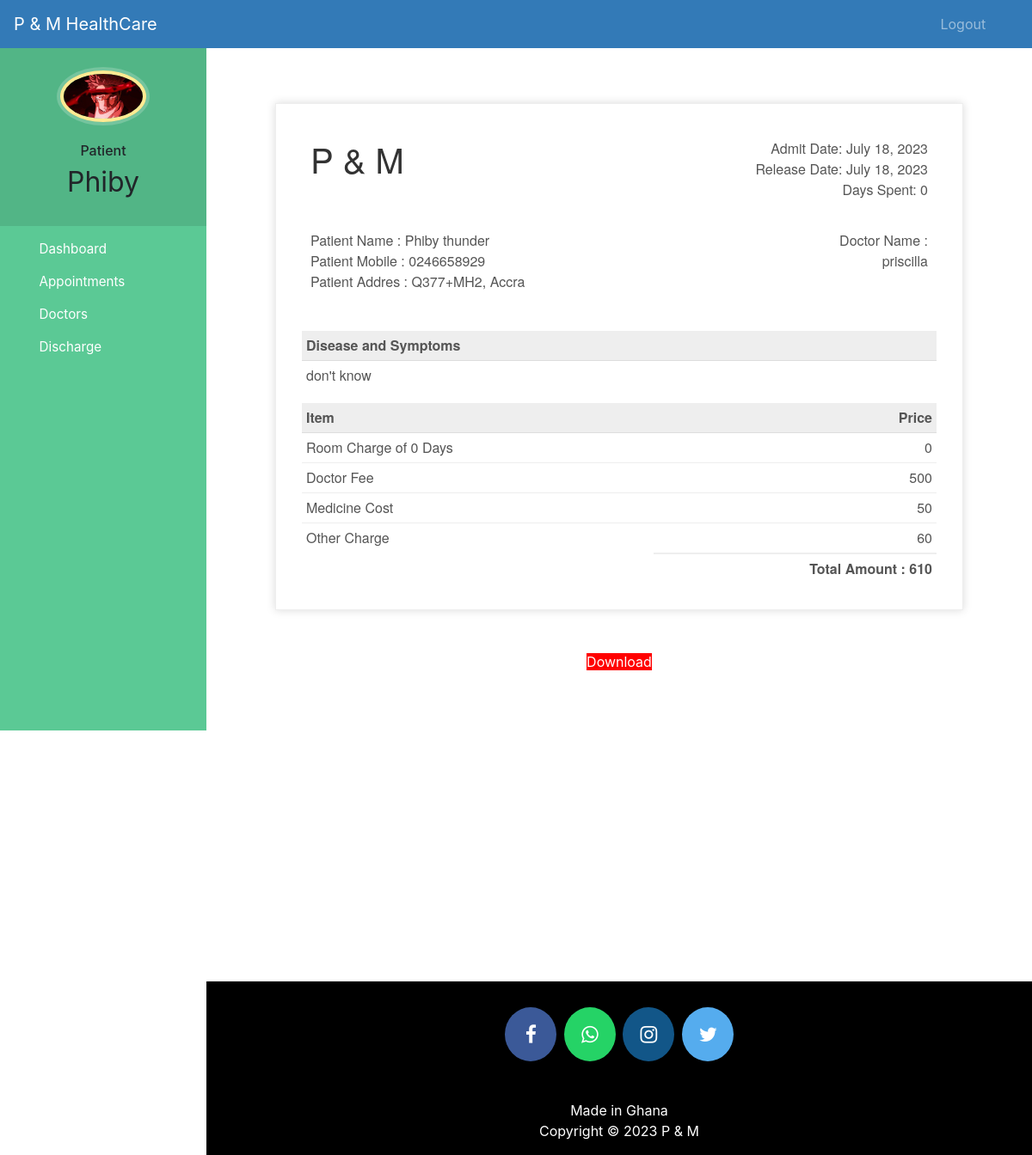
/patient-discharge (signed in), run on the app's committed database.
### hospital/models.py (models this page shows, shortened)
class Patient(models.Model):
    user=models.OneToOneField(User,on_delete=models.CASCADE)
    profile_pic= models.ImageField(upload_to='profile_pic/PatientProfilePic/',null=True,blank=True)
    address = models.CharField(max_length=40)
    mobile = models.CharField(max_length=20,null=False)
    symptoms = models.CharField(max_length=100,null=False)
    assignedDoctorId = models.PositiveIntegerField(null=True)
    admitDate=models.DateField(auto_now=True)
    status=models.BooleanField(default=False)
    @property
    def get_name(self):
        return self.user.first_name+" "+self.user.last_name
    def __str__(self):
        return self.user.first_name+" ("+self.symptoms+")"

class PatientDischargeDetails(models.Model):
    patientId=models.PositiveIntegerField(null=True)
    patientName=models.CharField(max_length=40)
    assignedDoctorName=models.CharField(max_length=40)
    address = models.CharField(max_length=40)
    mobile = models.CharField(max_length=20,null=True)
    symptoms = models.CharField(max_length=100,null=True)
    admitDate=models.DateField(null=False)
    releaseDate=models.DateField(null=False)
    daySpent=models.PositiveIntegerField(null=False)
    roomCharge=models.PositiveIntegerField(null=False)
    medicineCost=models.PositiveIntegerField(null=False)
    doctorFee=models.PositiveIntegerField(null=False)
    OtherCharge=models.PositiveIntegerField(null=False)
    total=models.PositiveIntegerField(null=False)

### hospital/views.py (the view)
# urls.py: path('patient-discharge', views.patient_discharge_view,name='patient-discharge'),
@login_required(login_url='patientlogin')
@user_passes_test(is_patient)
def patient_discharge_view(request):
    patient=models.Patient.objects.get(user_id=request.user.id) #for profile picture of patient in sidebar
    dischargeDetails=models.PatientDischargeDetails.objects.all().filter(patientId=patient.id).order_by('-id')[:1]
    patientDict=None
    if dischargeDetails:
        patientDict ={
        'is_discharged':True,
        'patient':patient,
        'patientId':patient.id,
        'patientName':patient.get_name,
        'assignedDoctorName':dischargeDetails[0].assignedDoctorName,
        'address':patient.address,
        'mobile':patient.mobile,
        'symptoms':patient.symptoms,
        'admitDate':patient.admitDate,
        'releaseDate':dischargeDetails[0].releaseDate,
        'daySpent':dischargeDetails[0].daySpent,
        'medicineCost':dischargeDetails[0].medicineCost,
        'roomCharge':dischargeDetails[0].roomCharge,
        'doctorFee':dischargeDetails[0].doctorFee,
        'OtherCharge':dischargeDetails[0].OtherCharge,
        'total':dischargeDetails[0].total,
        }
        print(patientDict)
    else:
        patientDict={
            'is_discharged':False,
            'patient':patient,
            'patientId':request.user.id,
        }
    return render(request,'hospital/patient_discharge.html',context=patientDict)

### hospital/views.py (called while the page is built)
def is_patient(user):
    return user.groups.filter(name='PATIENT').exists()

### templates/hospital/patient_discharge.html (shortened to what this page needs)
{% extends 'hospital/patient_base.html' %}
{% load static %}
{% block content %}
<head>
</head>
<br><br><br>
{%if is_discharged%}
<div class="invoice-box">
  <table cellpadding="0" cellspacing="0">
    <tr class="top">
      <td colspan="2">
        <table>
          <tr>
            <td class="title">
              <h1>P & M</h1>
            </td>
            <td>
              Admit Date: {{admitDate}}<br>
              Release Date: {{releaseDate}}<br>
              Days Spent: {{daySpent}}
            </td>
          </tr>
        </table>
      </td>
    </tr>
    <tr class="information">
      <td colspan="2">
        <table>
          <tr>
            <td>
              Patient Name : {{patientName}}<br>
              Patient Mobile : {{mobile}}<br>
              Patient Addres : {{address}}<br>
            </td>
            <td>
              Doctor Name :<br>
              {{assignedDoctorName}}<br>
            </td>
          </tr>
        </table>
      </td>
    </tr>
    <tr class="heading">
      <td>
        Disease and Symptoms
      </td>
      <td>
      </td>
    </tr>
    <tr class="details">
      <td>
        {{symptoms}}
      </td>
    </tr>
    <tr class="heading">
      <td>
        Item
      </td>
      <td>
        Price
      </td>
    </tr>
    <tr class="item">
      <td>
        Room Charge of {{daySpent}} Days
      </td>
      <td>
        {{roomCharge}}
      </td>
    </tr>
    <tr class="item">
      <td>
        Doctor Fee
      </td>
      <td>
        {{doctorFee}}
      </td>
    </tr>
    <tr class="item">
      <td>
        Medicine Cost
      </td>
      <td>
        {{medicineCost}}
      </td>
    </tr>
    <tr class="item last">
      <td>
        Other Charge
      </td>
      <td>
        {{OtherCharge}}
      </td>
    </tr>
    <tr class="total">
      <td></td>
      <td>
        Total Amount : {{total}}
      </td>
    </tr>
  </table>
</div>
<br><br>
<div class="download">
  <a style="background:red; width:500px;" href="{% url 'download-pdf' patientId  %}">Download</a>
</div>
{%else%}
<h5 style="text-align:center;">You Are Not Discharged By Hospital !</h5>
<h5 style="text-align:center;">Your Treatment Is Going On !</h5><br><br>
<h6 style="text-align:center;">When Discahrged. You Can Download Bill.</h6>
{%endif%}
<br><br><br><br><br><br><br><br>
{% endblock content %}

### templates/hospital/patient_base.html (shortened to what this page needs)
<!DOCTYPE html>
{% load static %}
<html lang="en">
<head>
  <link rel="stylesheet" href="https://stackpath.bootstrapcdn.com/bootstrap/4.3.1/css/bootstrap.min.css">
  <link rel="stylesheet" href="https://maxcdn.bootstrapcdn.com/font-awesome/4.7.0/css/font-awesome.min.css">
</head>
<body>
  <nav class="menu" tabindex="0">
    <header class="avatar">
      <img src="{% static patient.profile_pic.url %}" alt="Profile Pic" />
      <br><br>
      <h6>Patient</h6>
      <h2>{{request.user.first_name}}</h2>
    </header>
    <ul>
      <li tabindex="0" class="icon-dashboard"> <a style="color:white; text-decoration:none;" href="/patient-dashboard"><span>Dashboard</span></a> </li>
      <li tabindex="0" class="icon-calendar"> <a style="color:white; text-decoration:none;" href="/patient-appointment"><span>Appointments</span></a></li>
      <li tabindex="0" class="icon-users"> <a style="color:white; text-decoration:none;" href="/patient-view-doctor"><span>Doctors</span></a></li>
      <li tabindex="0" class="icon-users"> <a style="color:white; text-decoration:none;" href="/patient-discharge"><span>Discharge</span></a></li>
    </ul>
  </nav>
  <main>
    <div class="bs-example">
      <nav class="navbar navbar-expand-md  navbar-dark fixed-top" style="background:#337AB7;">
        <a href="/patient-dashboard" class="navbar-brand">P & M HealthCare</a>
        <div class="collapse navbar-collapse justify-content-between" id="navbarCollapse">
          <div class="navbar-nav" style=" margin-left: 90%;">
            <a href="/logout" class="nav-item nav-link">Logout</a>
          </div>
        </div>
      </nav>
    </div>
    <br><br>
    {% block content %}
    {% endblock content %}
    <br><br><br><br><br><br><br>
    <footer>
      <p>
        <a id="ftr" href="https://facebook.com/sumit.luv/" class="fa fa-facebook"></a>
        <a id="ftr" href="https://api.whatsapp.com/send?phone=919572181024&text=Hello%20Sumit.%0d%0aHow%20are%20you%20%3f%0d%0aI%20came%20from%20your%20website.&source=&data=#" class="fa fa-whatsapp"></a>
        <a id="ftr" href="https://instagram.com/sumit.luv" class="fa fa-instagram"></a>
        <a id="ftr" href="https://twitter.com/sumitkumar1503" class="fa fa-twitter"></a>
      </p>
      <br>
      <div class="container">
        <div class="row">
          <div class="col-md-12 col-sm-12">
            <div style="color:#ffffff;" class="wow fadeInUp footer-copyright">
              <p>Made in Ghana <br>
                Copyright &copy; 2023 P & M </p>
            </div>
          </div>
        </div>
      </div>
    </footer>
  </main>
</body>
</html>

### templates/hospital/patient_base.html (style rules this page uses)
a:link { text-decoration: none; }
a { color: white; }
footer { padding: 0px 0px 0px 0px; background-color: black; margin: 0px; }
#ftr { padding: 20px; }
.fa { font-size: 23px; width: 60px; text-align: center; text-decoration: none; margin: 5px 2px; border-radius: 50%; }
.fa-facebook { background: #3B5998; color: white; margin-top: 30px; }
.fa-whatsapp { background: #25d366; color: white; }
.fa-twitter { background: #55ACEE; color: white; }
.fa-instagram { background: #125688; color: white; }
p { text-align: center; }
body { padding-left: 240px; }
main { position: relative; height: 100vh; }
.menu { background: #5bc995; height: 100vh; width: 240px; position: fixed; top: 0px; left: 0; z-index: 5; outline: none; }
.menu .avatar { background: rgba(0, 0, 0, 0.1); padding: 2em 0.5em; text-align: center; }
.menu .avatar img { width: 100px; border-radius: 50%; overflow: hidden; border: 4px solid #ffea92; box-shadow: 0 0 0 4px rgba(255, 255, 255, 0.2); }
.menu .avatar h2 { font-weight: normal; margin-bottom: 0; }
.menu ul { list-style: none; padding: 0.5em 0; margin: 0; }
.menu ul li { padding: 0.5em 1em 0.5em 3em; font-size: 0.95em; font-weight: regular; background-repeat: no-repeat; background-position: left 15px center; background-size: auto 20px; transition: all 0.15s linear; cursor: pointer; }
.menu ul li.icon-dashboard { background-image: url("http://www.entypo.com/images//gauge.svg"); }
.menu ul li.icon-users { background-image: url("http://www.entypo.com/images//users.svg"); }
.menu ul li.icon-calendar { background-image: url("http://www.entypo.com/images//calendar.svg"); }

### templates/hospital/patient_discharge.html (style rules this page uses)
.invoice-box { max-width: 800px; margin: auto; padding: 30px; border: 1px solid #eee; box-shadow: 0 0 10px rgba(0, 0, 0, .15); font-size: 16px; line-height: 24px; font-family: 'Helvetica Neue', 'Helvetica', Helvetica, Arial, sans-serif; color: #555; }
.invoice-box table { width: 100%; line-height: inherit; text-align: left; }
.invoice-box table td { padding: 5px; vertical-align: top; }
.invoice-box table tr td:nth-child(2) { text-align: right; }
.invoice-box table tr.top table td { padding-bottom: 20px; }
.invoice-box table tr.top table td.title { font-size: 45px; line-height: 45px; color: #333; }
.invoice-box table tr.information table td { padding-bottom: 40px; }
.invoice-box table tr.heading td { background: #eee; border-bottom: 1px solid #ddd; font-weight: bold; }
.invoice-box table tr.details td { padding-bottom: 20px; }
.invoice-box table tr.item td { border-bottom: 1px solid #eee; }
.invoice-box table tr.item.last td { border-bottom: none; }
.invoice-box table tr.total td:nth-child(2) { border-top: 2px solid #eee; font-weight: bold; }
.menu { top: 50px; }
.download { text-align: center; display: block; }

### data on the page
Patient: profile_pic (picture), admitDate "July 18, 2023", mobile "0246658929", address "Q377+MH2, Accra", symptoms "don't know"
PatientDischargeDetails: releaseDate "July 18, 2023", patientName "Phiby thunder", assignedDoctorName "priscilla"

### other printed values
{{ request.user.first_name }} "Phiby"
{{ daySpent }} "0"
{{ roomCharge }} "0"
{{ doctorFee }} "500"
{{ medicineCost }} "50"
{{ OtherCharge }} "60"
{{ total }} "610"
